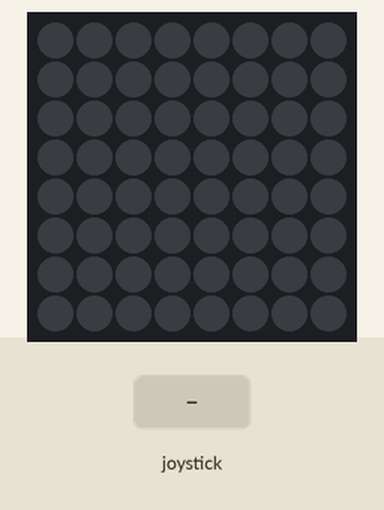
The program below on a simulated Raspberry Pi (BCM pin numbers) with a Sense HAT. On the bench: the Sense HAT's 8×8 RGB LED matrix. The inputs (shaded band) are chosen by the test bench. The 64×8 strip is a reading aid, not a part: it shows the text the matrix is scrolling, unrolled, one strip-width of it at a time; the run ends when the program shuts the computer down; what the program prints to the terminal is not drawn. At 8.8 s the program puts the board to deep sleep or switches it off; the recording ends there.

Above: at 1.2 s.
1.3 s: joystick clicked
At 1.45 s:
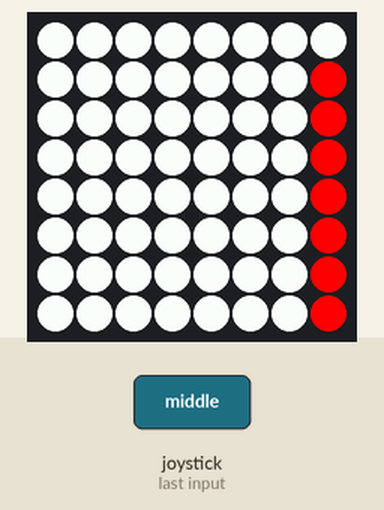
At 8.1 s:
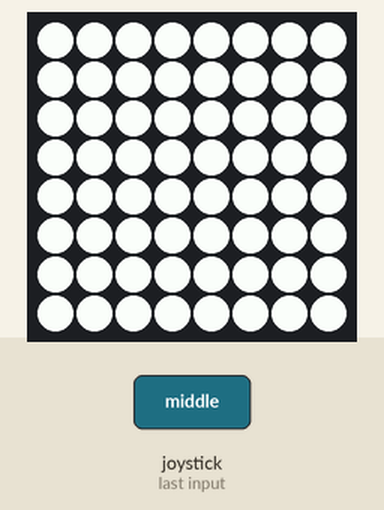
Timing chart, 0 to 8.8 s (numbered marks = the images above; inputs shaded):
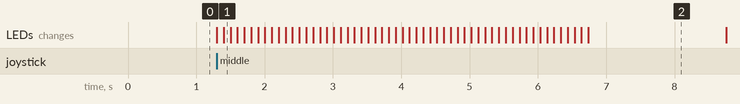

Measured:
- after the input at 1.3 s, the LEDs: first change at once (image 1 shows a later state)

The program:

shutdown.py
```python
from sense_hat import SenseHat
from time import sleep
import os

s = SenseHat()
s.rotation = 270

r = (255, 0, 0)
w = (255, 255, 255)

# Function to shutdown the Raspberry Pi
def shutdown():
    s.show_message("Halting...", text_colour=r, back_colour=w)  # Display 'Halting...' for visual feedback
    sleep(2)
    s.clear()
    os.system("sudo shutdown -h now")

while True:
    event = s.stick.wait_for_event(emptybuffer=True)

    # Check for middle button press
    if event.action == "released" or event.direction != "middle":
        continue

    # Call shutdown function on middle button press
    shutdown()
```
